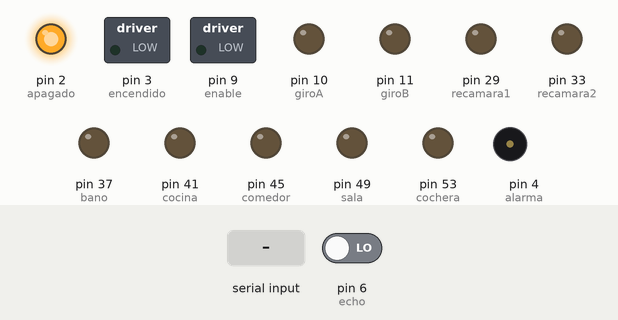
The sketch below on a simulated Arduino Mega 2560, built with avr-gcc and run on an emulated ATmega2560. On the bench: switched loads named in the sketch (green lamp = pin HIGH), output pins drawn as LEDs (lit = HIGH), buzzer (waves = sounding). The test bench sets the inputs (shaded band); at power-on: pin 6 (echo) LOW. Pins used as bus, display or sensor lines are not drawn.

Above: at 1.2 s.
1.3 s: "P" received over Serial
At 1.7 s:
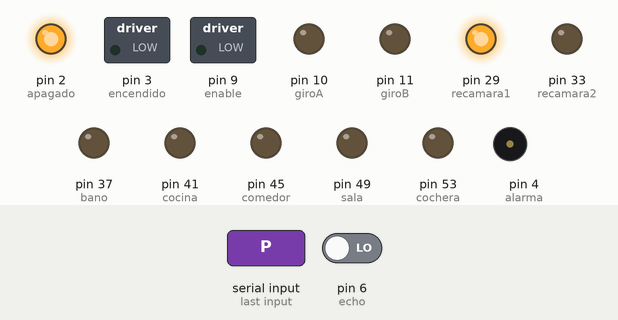
2.8 s: byte 77 ('M') received over Serial
At 4.0 s:
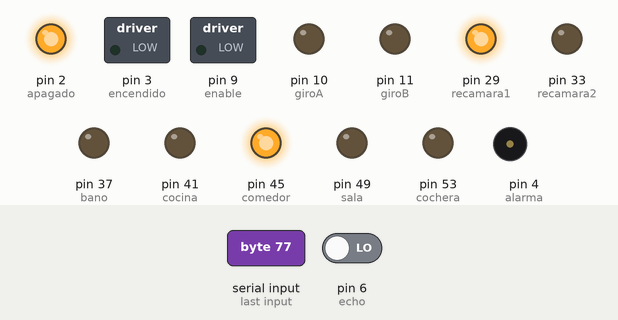
4.3 s: byte 74 ('J') received over Serial
At 5.2 s:
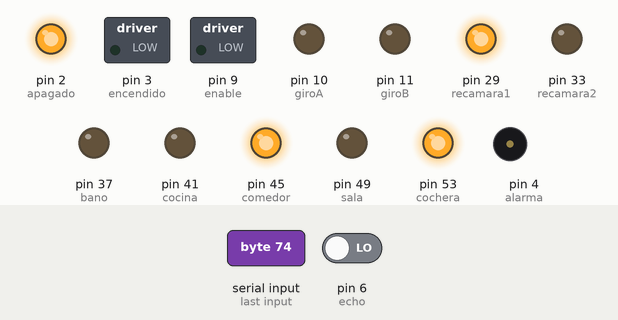
5.8 s: byte 78 ('N') received over Serial
At 6.3 s:
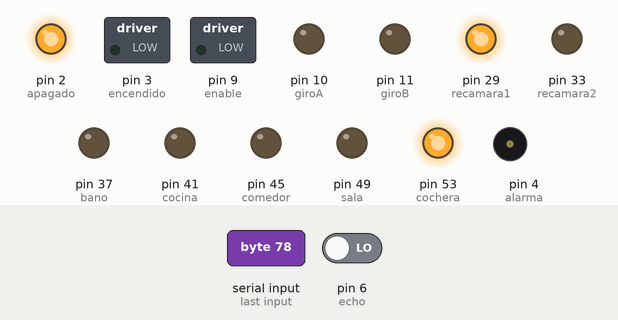
7.3 s: byte 72 ('H') received over Serial
At 9.4 s:
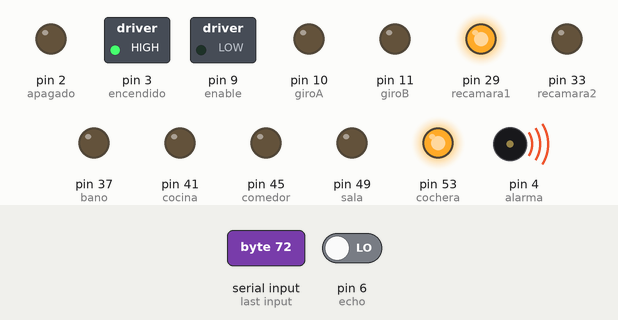
9.8 s: byte 75 ('K') received over Serial
At 10.5 s:
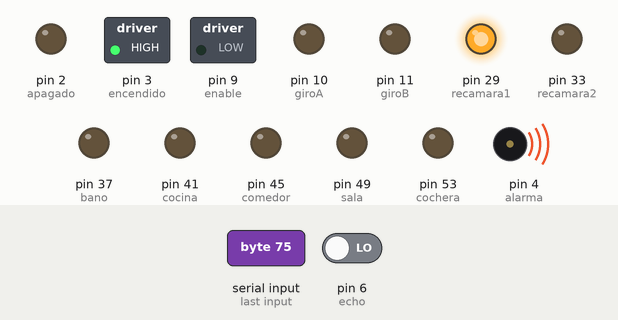
Timing chart, 0 to 12.3 s (numbered marks = the images above; inputs shaded):
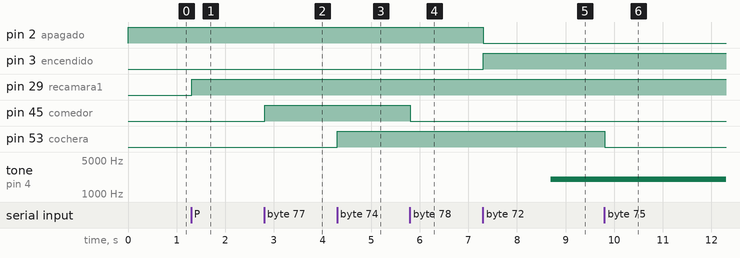

Measured:
- after the input at 1.3 s, pin 29 (recamara1): LOW → HIGH at once
- after the input at 2.8 s, pin 45 (comedor): LOW → HIGH at once
- after the input at 4.3 s, pin 53 (cochera): LOW → HIGH at once
- after the input at 5.8 s, pin 45 (comedor): HIGH → LOW at once
- after the input at 7.3 s, pin 2 (apagado): HIGH → LOW at once; pin 3 (encendido): LOW → HIGH at once; tone on pin 4 (alarma): silent → 2017 Hz after 1.4 s
- after the input at 9.8 s, pin 53 (cochera): HIGH → LOW at once

The sketch:

Proyecto_Tercer_Parcial.ino
```cpp
//Librerias a utilizar
#include "pitches.h"

// Definimos los pines de nuestros leds, el motor DC
// y la alarma junto con el sensor de movimiento
int alarma = 4, trig = 7, echo = 6;
int encendido = 3, apagado = 2;

int recamara1 = 29, recamara2 = 33, bano = 37;
int cocina = 41, comedor = 45, sala = 49;
int cochera = 53;

int enable = 9, giroA = 10, giroB = 11;

void setup() {
  pinMode(recamara1, OUTPUT);
  pinMode(recamara2, OUTPUT);
  pinMode(bano, OUTPUT);
  pinMode(sala, OUTPUT);
  pinMode(cocina, OUTPUT);
  pinMode(comedor, OUTPUT);
  pinMode(cochera, OUTPUT);

  pinMode(alarma, OUTPUT);
  pinMode(encendido, OUTPUT);
  pinMode(apagado, OUTPUT);
  pinMode(trig, OUTPUT);
  pinMode(echo, INPUT);
  digitalWrite(apagado, HIGH);

  pinMode(enable, OUTPUT);
  pinMode(giroA, OUTPUT);
  pinMode(giroB, OUTPUT);

  Serial.begin(9600);
}

void loop() {
  if (Serial.available()){
    char c = Serial.read();
    long duracion, distancia;
    float senVal; int tono;

    //Inicializamos el sensor de movimiento
    digitalWrite(trig, LOW); delay(2);
    digitalWrite(trig, HIGH); delay(5);
    digitalWrite(trig, LOW);

    //Recamara Principal
    if (c == 'P'){ digitalWrite(recamara1, HIGH); }
    else if(c == 'Q'){ digitalWrite(recamara1, LOW); }

    //Recamara Secundaria
    if (c == 'S'){ digitalWrite(recamara2, HIGH); }
    else if(c == 'T'){ digitalWrite(recamara2, LOW); }

    //Baño
    if (c == 'B'){ digitalWrite(bano, HIGH); }
    else if(c == 'A'){ digitalWrite(bano, LOW); }

    //Sala
    if (c == 'E'){ digitalWrite(sala, HIGH); }
    else if(c == 'F'){ digitalWrite(sala, LOW); }

    //Cocina
    if (c == 'C'){ digitalWrite(cocina, HIGH); }
    else if(c == 'D'){ digitalWrite(cocina, LOW); }

    //Comedor
    if (c == 'M'){ digitalWrite(comedor, HIGH); }
    else if(c == 'N'){ digitalWrite(comedor, LOW); }

    //Cochera
    if (c == 'J'){ digitalWrite(cochera, HIGH); }
    else if(c == 'K'){ digitalWrite(cochera, LOW); }

    //Alarma con sensor ultrasonico
    if (c == 'H'){
      digitalWrite(apagado, LOW);
      digitalWrite(encendido, HIGH);

      duracion = pulseIn(echo, HIGH);
      distancia = ( duracion / 2 ) * 0.0343;

      if ( distancia < 50 ){
        for(int x = 0; x < 180; x++){
          senVal = ( sin ( x * ( 3.1412 / 180 ) ) );
          tono = 2000 + ( int ( senVal * 1000 ) );
          tone(alarma, tono);
          delay(2);
        }
      }
    }
    else if(c == 'L'){
      digitalWrite(apagado, HIGH);
      digitalWrite(encendido, LOW);
      noTone(alarma);
    }

    //Control sobre motor DC giro
    //Velocidad 1
    if (c == 'V' || c == 'X'){
      digitalWrite(enable, 32);
      digitalWrite(giroA, HIGH);
      digitalWrite(giroB, LOW);
    }
    //Velocidad 2
    else if (c == 'Y'){
      digitalWrite(enable, 128);
      digitalWrite(giroA, HIGH);
      digitalWrite(giroB, LOW);
    }
    //Velocidad 3
    else if (c == 'Z'){
      digitalWrite(enable, 255);
      digitalWrite(giroA, HIGH);
      digitalWrite(giroB, LOW);
    }
    //Apagar motor
    else if(c == 'U'){
      digitalWrite(enable, 0);
      digitalWrite(giroA, LOW);
      digitalWrite(giroB, LOW);
    }
  }
}
```
